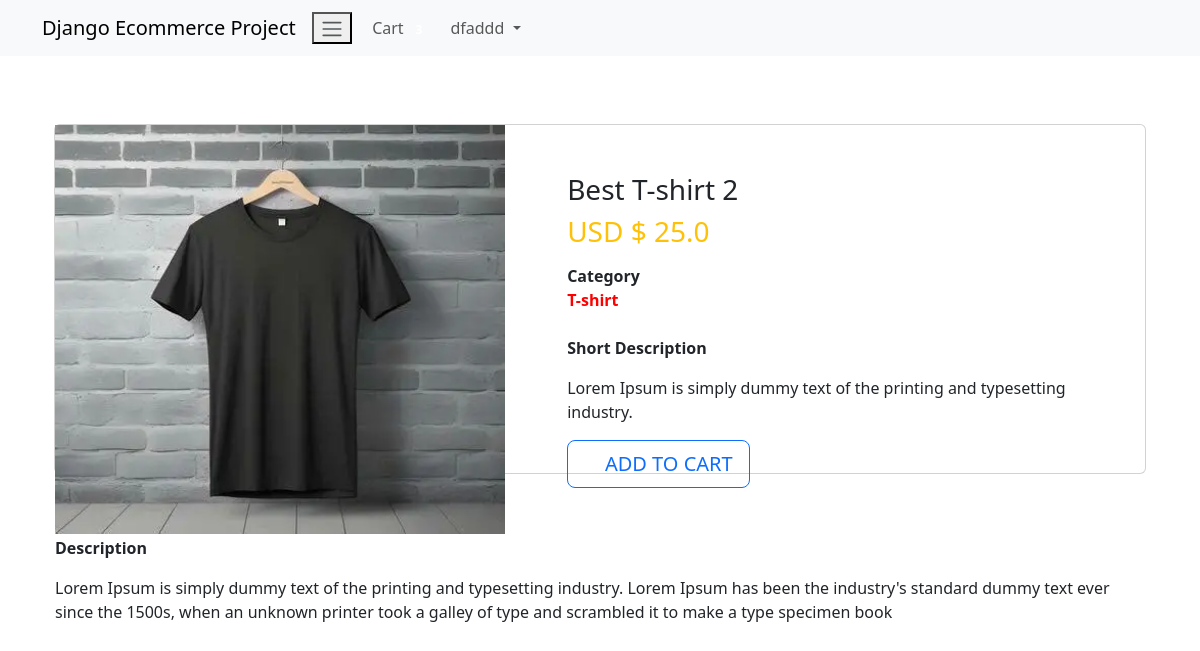
Screenshot of /product/3/ (signed in) with the database file from the repository.
### Ecom_Login/models.py (models this page shows, shortened)
class User(AbstractBaseUser, PermissionsMixin):
    email = models.EmailField(unique=True, null=False)
    is_staff = models.BooleanField(
        text_lazy('Staff'), default=False,
        help_text=text_lazy('Designates whether the user can log in the site')
    )
    is_active = models.BooleanField(
        text_lazy('active'),
        default=True,
        help_text=text_lazy('Designates whether this user should be treated as active')
    )
    USERNAME_FIELD = 'email'
    objects = MyUserManager()

class Profile(models.Model):
    user = models.OneToOneField(User, on_delete=models.CASCADE, related_name='profile')
    username = models.CharField(max_length=264, null=True, blank=True)
    full_name = models.CharField(max_length=264, null=True, blank=True)
    address = models.TextField(max_length=300, null=True, blank=True)
    city = models.CharField(max_length=40, null=True, blank=True)
    zipcode = models.CharField(max_length=10, null=True, blank=True)
    country = models.CharField(max_length=20, null=True, blank=True)
    phone = models.CharField(max_length=20, null=True, blank=True)
    date_joined = models.DateTimeField(auto_now_add=True)

### Ecom_Shop/models.py (models this page shows, shortened)
class Product(models.Model):
    main_image = models.ImageField(upload_to='Product')
    name = models.CharField(max_length=264)
    category = models.ForeignKey(Category, on_delete=models.CASCADE, related_name='category')
    preview_text = models.TextField(max_length=200, verbose_name='Preview Text')
    details_text = models.TextField(max_length=1000, verbose_name='Description')
    price = models.FloatField()
    old_price = models.FloatField(default=0.00)
    created = models.DateTimeField(auto_now_add=True)
    class Meta:
        ordering = ['-created',]

class Category(models.Model):
    title = models.CharField(max_length=30)
    created = models.DateTimeField(auto_now_add=True)
    def __str__(self):
        return self.title
    class Meta:
        verbose_name_plural = 'Categories'

### Ecom_Shop/views.py (the view)
# urls.py: path('product/<pk>/', views.ProductDetail.as_view(), name='product_detail'),
class ProductDetail(LoginRequiredMixin, DetailView):
    model = Product
    template_name = 'Ecom_Shop/product_detail.html'

### Ecom_Order/templatetags/cart_tag.py (called while the page is built)
@register.filter
def cart_total(user):
    order = Order.objects.filter(user=user, ordered=False)
    if order.exists():
        return order[0].orderitems.count()
    else:
        return 0

### templates/Ecom_Shop/product_detail.html
{% extends 'base.html' %}
{% block body_block %}
<div class="container my-5">
    <div class="card">
        <div class="row">
            <aside class="col-sm-5 border-right">
                <article class="gallery-wrap">
                    <div class="">
                        <a href=""><img src="/media/{{ object.main_image }}" style="width:450px;" ></a>
                    </div>
                </article>
            </aside>
            <aside class="col-sm-7">
                <article class="card-body p-5">
                    <h3 class="">{{ object.name }}</h3>
                    <p class="price-detail-wrap">
                        <span class="price h3 text-warning">
                            <span class="">USD $</span>
                            <span class="">{{ object.price }}</span>
                        </span>
                    </p>
                    <dl class="item-property">
                        <dt>Category</dt>
                        <font color="red"><b>{{ object.category }}</b></font>
<br><br>
                        <dt>Short Description</dt>
                        <dd>
                            <p>{{ object.preview_text|linebreaks }}</p>
                        </dd>
                    </dl>
    <a href="{% url 'Ecom_Order:add' pk=object.pk %}" class="btn btn-lg btn-outline-primary text-uppercase">
        <i class="fa fa-shopping-cart" ></i> Add To Cart</a>
                </article>
            </aside>
            <dt>Description</dt>
            <p>{{ object.details_text|linebreaks }}</p><br><br>
        </div>
    </div>
</div>
{% endblock %}

### templates/navbar.html (shortened to what this page needs)
{% load cart_tag %}
<nav class="navbar navbar-expand-lg navbar-light bg-light">
    <div class="container">
        <a class="navbar-brand" href="{% url 'Ecom_Shop:home' %}">Django Ecommerce Project</a>
<button type="button" class="navbar-toggle" data-toggle="collapse" data-target="#navbarNav"
aria-control="navbarNav" aria-expanded="false" aria-label="Toggle navigation">
<span class="navbar-toggler-icon"></span>
</button>
<div class="collapse navbar-collapse" id="navbarNav">
    <ul class="navbar-nav ml-auto">
        {% if request.user.is_authenticated %}
        <li class="nav-item">
            <a class="nav-link" href="{% url 'Ecom_Order:cart' %}">
                <i class="fa fa-shopping-cart" aria-hidden="true"></i>Cart
            <span class="badge badge-light">{{ request.user | cart_total }}</span>
            </a>
        </li>
        <li class="nav-item dropdown">
            <a class="nav-link dropdown-toggle" href="" id="navbardropdown" role="button"
            data-toggle="dropdown" aria-hashpopup="true" aria-expanded="false">
             {{ request.user.profile.username }} </a>
        </li>
        {% else %}
        <li class="nav-item">
            <a href="{% url 'Ecom_Login:login' %}" class="btn btn-info btn-sm">Login</a>
            <a href="{% url 'Ecom_Login:signup' %}" class="btn btn-info btn-sm">Signup</a>
        </li>
        {% endif %}
    </ul>
</div>
    </div>
</nav>

### templates/base.html (style rules this page uses)
.card { height: 350px; }

### rows the page displays
User: user.profile.username "dfaddd"
Product: main_image (picture), name "Best T-shirt 2", price "25.0", category "T-shirt", preview_text "Lorem Ipsum is simply dummy text of the printing and typesetting industry.", details_text "Lorem Ipsum is simply dummy text of the printing and typesetting industry. Lorem Ipsum has been the industry's standard dummy text ever since the 1500s, when an unknown printer took a galley of type and scrambled it to make a type specimen book"
